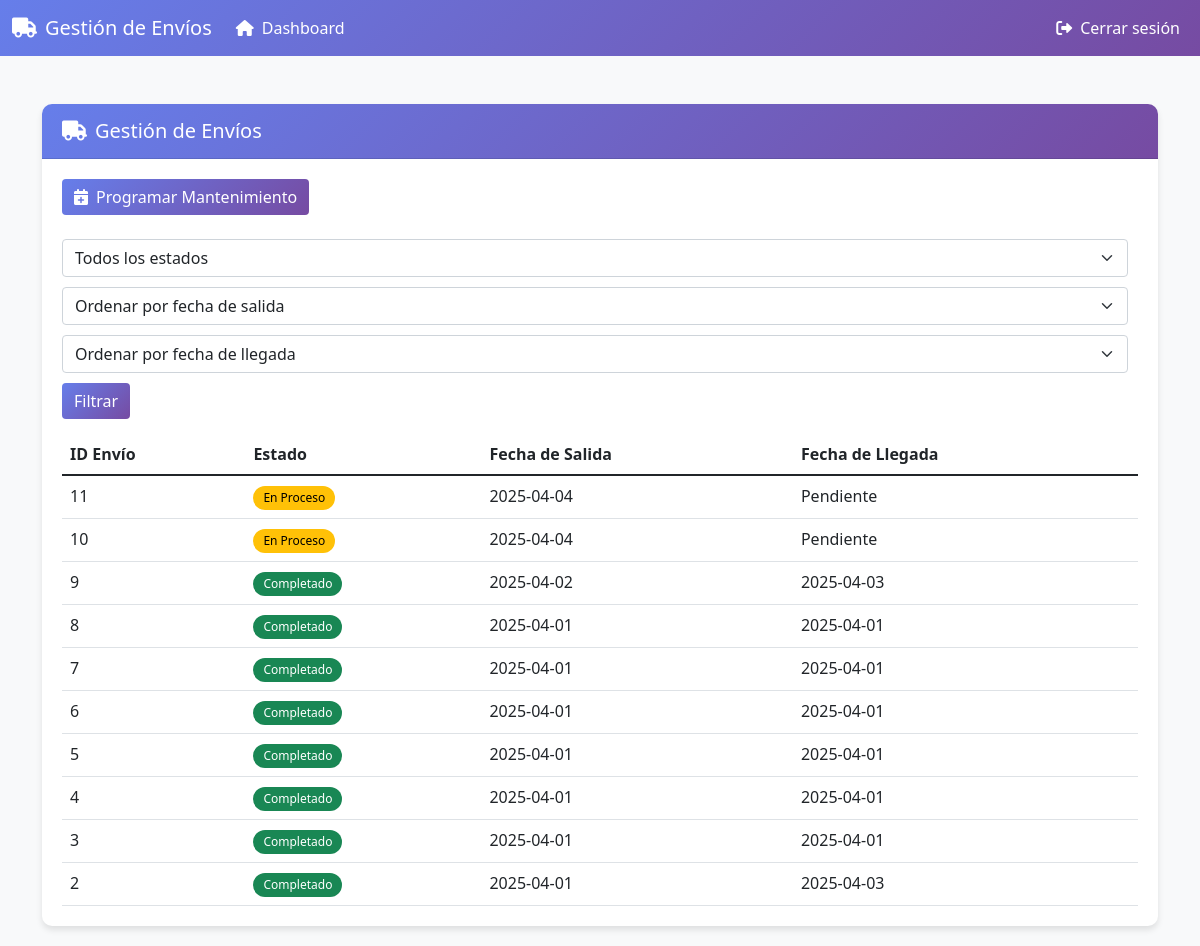
The app's page /envios.php (signed in) with its own data.
### tables this page shows
CREATE TABLE `envios` (
  `id_envio` int(11) NOT NULL AUTO_INCREMENT,
  `direccion_destino` text DEFAULT NULL,
  `fecha_envio` date DEFAULT NULL,
  `estado_envio` enum('En Proceso','Completado') NOT NULL DEFAULT 'En Proceso',
  `usuario_id` int(11) DEFAULT NULL,
  `fecha_salida` date DEFAULT NULL,
  `fecha_llegada` date DEFAULT NULL,
  PRIMARY KEY (`id_envio`),
  KEY `usuario_id` (`usuario_id`),
  CONSTRAINT `envios_ibfk_1` FOREIGN KEY (`usuario_id`) REFERENCES `usuarios` (`id_usuario`)
);

### envios.php (the view, shortened to what this page needs)
<?php
require_once "includes/config.php";
$usuario_id = $_SESSION["id"];
$orden_fecha_salida = isset($_GET['orden_fecha_salida']) ? $_GET['orden_fecha_salida'] : '';
$orden_fecha_llegada = isset($_GET['orden_fecha_llegada']) ? $_GET['orden_fecha_llegada'] : '';
$sql = "SELECT id_envio, estado_envio, fecha_salida, fecha_llegada FROM envios WHERE usuario_id = ?";
if (!empty($orden_fecha_salida)) {
    $sql .= " ORDER BY fecha_salida " . ($orden_fecha_salida == 'asc' ? 'ASC' : 'DESC');
} elseif (!empty($orden_fecha_llegada)) {
    $sql .= " ORDER BY fecha_llegada " . ($orden_fecha_llegada == 'asc' ? 'ASC' : 'DESC');
} else {
    $sql .= " ORDER BY fecha_envio DESC";
}
if ($stmt = mysqli_prepare($link, $sql)) {
    mysqli_stmt_bind_param($stmt, "i", $usuario_id);
    mysqli_stmt_execute($stmt);
    $result_envios = mysqli_stmt_get_result($stmt);
} else {
    $error = "Error al preparar la consulta: " . mysqli_error($link);
}
function formatearEstado($estado)
{
    $estado = str_replace('_', ' ', $estado);
    return ucwords($estado);
}
?>
<!DOCTYPE html>
<html lang="es">
<head>
    <link href="https://cdn.jsdelivr.net/npm/bootstrap@5.1.3/dist/css/bootstrap.min.css" rel="stylesheet">
    <link rel="stylesheet" href="https://cdnjs.cloudflare.com/ajax/libs/font-awesome/6.0.0-beta3/css/all.min.css">
</head>
<body>
    <nav class="navbar navbar-expand-lg navbar-dark">
        <div class="container-fluid">
            <a class="navbar-brand" href="#"><i class="fas fa-truck me-2"></i>Gestión de Envíos</a>
            <div class="collapse navbar-collapse" id="navbarNav">
                <ul class="navbar-nav">
                    <li class="nav-item">
                        <a class="nav-link" href="dashboard.php"><i class="fas fa-home me-2"></i>Dashboard</a>
                    </li>
                </ul>
                <ul class="navbar-nav ms-auto">
                    <li class="nav-item">
                        <a class="nav-link" href="logout.php"><i class="fas fa-sign-out-alt me-2"></i>Cerrar sesión</a>
                    </li>
                </ul>
            </div>
        </div>
    </nav>
    <div class="container mt-5">
        <div class="card">
            <div class="card-header d-flex justify-content-between align-items-center">
                <h5 class="mb-0"><i class="fas fa-truck me-2"></i>Gestión de Envíos</h5>
            </div>
            <div class="card-body">
                <div class="mb-4">
                    <a href="programar_mantenimiento.php" class="btn btn-primary">
                        <i class="fas fa-calendar-plus me-2"></i>Programar Mantenimiento
                    </a>
                </div>
                <form action="" method="GET" class="filter-form">
                    <select name="estado_filtro" class="form-select">
                        <option value="">Todos los estados</option>
                    </select>
                    <select name="orden_fecha_salida" class="form-select">
                        <option value="">Ordenar por fecha de salida</option>
                    </select>
                    <select name="orden_fecha_llegada" class="form-select">
                        <option value="">Ordenar por fecha de llegada</option>
                    </select>
                    <button type="submit" class="btn btn-primary">Filtrar</button>
                </form>
                <div class="table-responsive">
                    <table class="table table-hover">
                        <thead>
                            <tr>
                                <th>ID Envío</th>
                                <th>Estado</th>
                                <th>Fecha de Salida</th>
                                <th>Fecha de Llegada</th>
                            </tr>
                        </thead>
                        <tbody>
                            <?php
                            if (isset($result_envios) && mysqli_num_rows($result_envios) > 0) {
                                while ($row = mysqli_fetch_assoc($result_envios)) {
                                    $badgeClass = '';
                                    if (strtolower($row['estado_envio']) == 'completado') {
                                        $badgeClass = 'bg-completado';
                                    } else {
                                        $badgeClass = 'bg-en-proceso';
                                    }
                                    echo "<tr>";
                                    echo "<td>" . htmlspecialchars($row['id_envio']) . "</td>";
                                    echo "<td><span class='badge " . $badgeClass . "'>" . formatearEstado($row['estado_envio']) . "</span></td>";
                                    echo "<td>" . htmlspecialchars($row['fecha_salida'] ?? 'Pendiente') . "</td>";
                                    echo "<td>" . htmlspecialchars($row['fecha_llegada'] ?? 'Pendiente') . "</td>";
                                    echo "</tr>";
                                }
                            } else {
                                echo "<tr><td colspan='4' class='text-center'>No hay envíos registrados</td></tr>";
                            }
                            ?>
                        </tbody>
                    </table>
                </div>
            </div>
        </div>
    </div>
</body>
</html>

### envios.php (style rules this page uses)
body { background-color: #f8f9fa; }
.navbar { background: linear-gradient(135deg, #667eea 0%, #764ba2 100%); }
.navbar-brand, .nav-link { color: white !important; }
.btn-primary { background: linear-gradient(135deg, #667eea 0%, #764ba2 100%); border: none; }
.card { border: none; border-radius: 10px; box-shadow: 0 4px 6px rgba(0, 0, 0, 0.1); margin-bottom: 20px; }
.card-header { background: linear-gradient(135deg, #667eea 0%, #764ba2 100%); color: white; font-weight: bold; border-radius: 10px 10px 0 0 !important; padding: 15px 20px; }
.card-body { padding: 20px; }
.table { margin-bottom: 0; }
.badge { padding: 6px 10px; border-radius: 12px; font-weight: 500; }
.bg-pendiente, .bg-en-proceso { background-color: #ffc107 !important; color: #000 !important; }
.bg-completado { background-color: #198754 !important; color: #fff !important; }
.filter-form { display: flex; flex-wrap: wrap; gap: 10px; margin-bottom: 15px; }
.filter-form select, .filter-form button { margin-right: 10px; }

### records on screen
envios: id_envio "11", estado_envio "En Proceso", fecha_salida "2025-04-04", fecha_llegada "Pendiente"
envios: id_envio "10", estado_envio "En Proceso", fecha_salida "2025-04-04", fecha_llegada "Pendiente"
envios: id_envio "9", estado_envio "Completado", fecha_salida "2025-04-02", fecha_llegada "2025-04-03"
envios: id_envio "8", estado_envio "Completado", fecha_salida "2025-04-01", fecha_llegada "2025-04-01"
envios: id_envio "7", estado_envio "Completado", fecha_salida "2025-04-01", fecha_llegada "2025-04-01"
envios: id_envio "6", estado_envio "Completado", fecha_salida "2025-04-01", fecha_llegada "2025-04-01"
envios: id_envio "5", estado_envio "Completado", fecha_salida "2025-04-01", fecha_llegada "2025-04-01"
envios: id_envio "4", estado_envio "Completado", fecha_salida "2025-04-01", fecha_llegada "2025-04-01"
envios: id_envio "3", estado_envio "Completado", fecha_salida "2025-04-01", fecha_llegada "2025-04-01"
envios: id_envio "2", estado_envio "Completado", fecha_salida "2025-04-01", fecha_llegada "2025-04-03"
